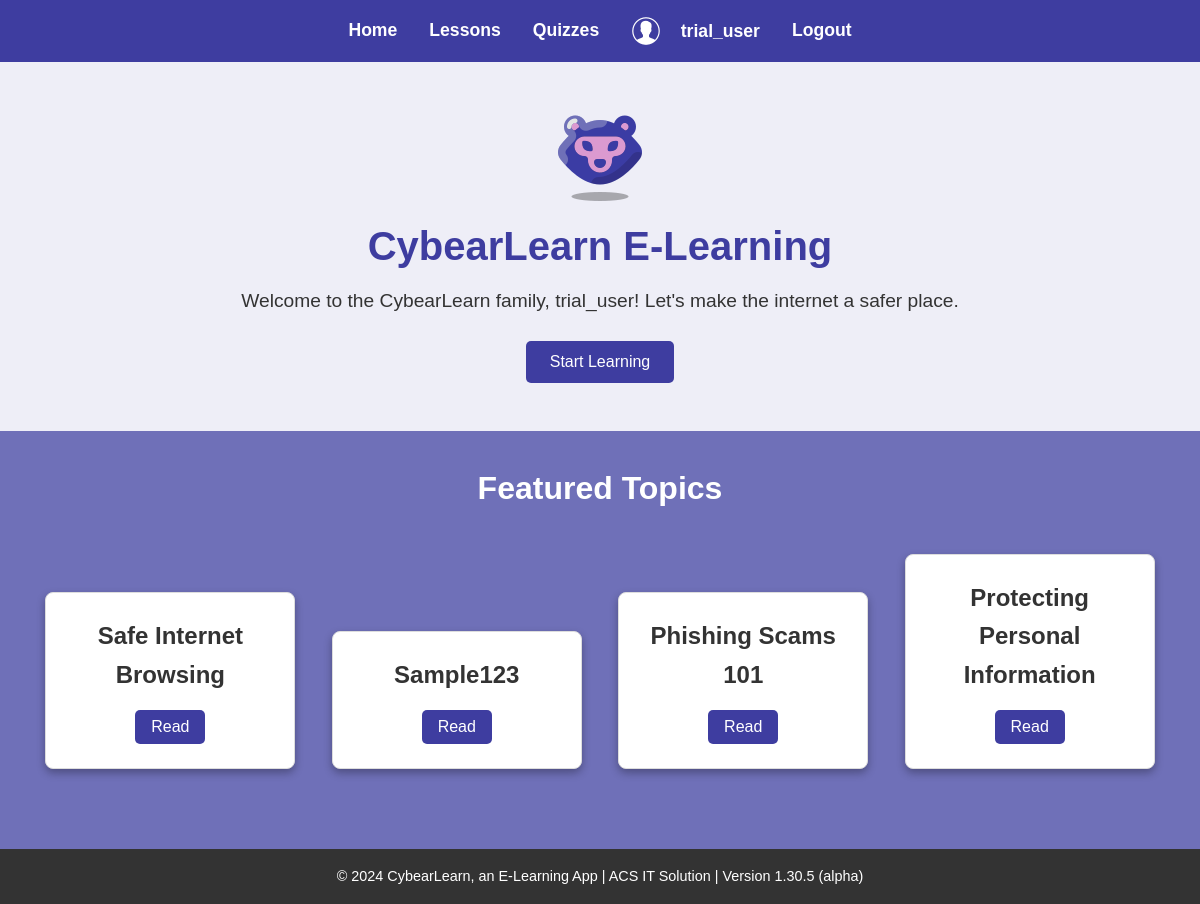
/index.php (signed in), run on the app's committed database.
### tables this page shows
CREATE TABLE `quiz_topic` (
  `id` int(11) NOT NULL,
  `topic` varchar(200) NOT NULL,
  `time_minutes` varchar(50) NOT NULL
);

### connection.php (called while the page is built, shortened)
<?php
if (!isset($_SESSION['username'])) {
    $user = "Guest";
}
else {
    $user = $_SESSION['username'];
}
?>

### index.php (the view, shortened to what this page needs)
<?php
include "header.php";
$sql1 = "SELECT * FROM quiz_topic";
$result = mysqli_query($link, $sql1);
$topics = mysqli_fetch_all($result, MYSQLI_ASSOC);
shuffle($topics);
$random_row = $topics[0];
$start_learning_picker = $random_row['topic'];
$featured_topics_counter = rand(1, 6);
$greetings = array(
    "Welcome to CybearLearn, $user! Let's make the internet a safer place together.",
    "Hey $user, ready to boost your digital defense? You've come to the right place.",
    "Great to have you here, $user! Let's learn to outsmart cyber threats.",
    "$user, you're taking the first step to a safer online experience.",
    "Ready to level up your cybersecurity game, $user? Let's get started!",
    "Empower yourself, $user. Learn the skills to protect your digital life.",
    "Hey $user, let's dive into the world of cybersecurity.",
    "Join the CybearLearn community, $user. Let's learn and grow together.",
    "Welcome to the CybearLearn family, $user! Let's make the internet a safer place."
);
$randomIndex = rand(0, count($greetings) - 1);
$selectedGreeting = $greetings[$randomIndex];
?>
        <section class="hero">
        <img src="../images/icons8-bear-96.png" alt="Profile Picture">
            <h1>CybearLearn E-Learning</h1>
            <p><?php echo $selectedGreeting; ?></p>
            <a href="lesson.php?topic=<?php echo $start_learning_picker; ?>">
                <button>Start Learning</button>
            </a>
        </section>
        <section class="featured-courses">
            <h2>Featured Topics</h2>
            <?php
                $i = 0;
                foreach ($topics as $row) {
                    if ($i >= $featured_topics_counter) {
                        break;
                    }
            ?>
                <div class="course-card">
                <h3><?php echo $row["topic"]; ?></h3>
                <a href="lesson.php?topic=<?php echo $row["topic"]; ?>">
                    <button>Read</button>
                </a>
                </div>
            <?php
            $i++;
            }
            ?>
        </section>
<?php
include "footer.php";
?>

### css/index.css (style rules this page uses)
* { margin: 0; padding: 0; box-sizing: border-box; font-family: Arial, sans-serif; }
.hero { text-align: center; padding: 3rem 1rem; background-color: #eeeef7; }
.hero h1 { font-size: 2.5rem; color: #3e3da0; margin-bottom: 0.5rem; }
.hero p { font-size: 1.2rem; color: #333; margin-bottom: 1.5rem; }
.hero button { padding: 0.75rem 1.5rem; font-size: 1rem; background-color: #3e3da0; color: #fff; border: none; border-radius: 5px; cursor: pointer; transition: background-color 0.3s ease; }
.featured-courses { padding: 2rem 1rem; text-align: center; }
.featured-courses h2 { font-size: 2rem; color: #ffffff; margin-bottom: 1.5rem; }
.course-card { background-color: #fff; border: 1px solid #ddd; border-radius: 8px; padding: 1.5rem; margin: 1rem; display: inline-block; width: 250px; box-shadow: 0 4px 8px rgba(0, 0, 0, 0.3); transition: transform 0.3s ease; }
.course-card h3 { font-size: 1.5rem; color: #333; margin-bottom: 0.75rem; }
.course-card button { padding: 0.5rem 1rem; font-size: 1rem; background-color: #3e3da0; color: #fff; border: none; border-radius: 5px; cursor: pointer; transition: background-color 0.3s ease; }
html, body { height: 100%; margin: 0; }
body { color: #333; background-color: #6F70B8; line-height: 1.6; display: flex; flex-direction: column; }

### data on the page
quiz_topic: topic "Safe Internet Browsing"
quiz_topic: topic "Sample123"
quiz_topic: topic "Phishing Scams 101"
quiz_topic: topic "Protecting Personal Information"

### other printed values
$user "trial_user"
$selectedGreeting "Welcome to the CybearLearn family, trial_user! Let's make the internet a safer place."
